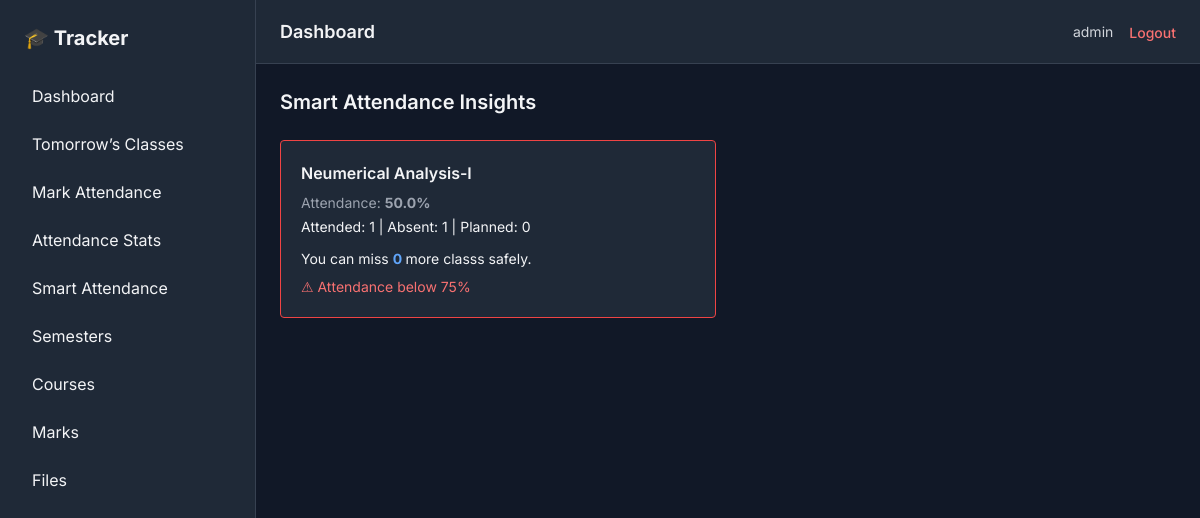
Page /attendance/smart/ (signed in) on the committed database.
### core/models.py (models this page shows, shortened)
class User(AbstractUser):
    email = models.EmailField(unique=True)

class Course(models.Model):
    user = models.ForeignKey(
        settings.AUTH_USER_MODEL,
        on_delete = models.CASCADE,
        related_name = 'courses'
    )
    semester = models.ForeignKey(
        Semester,
        on_delete = models.CASCADE,
        related_name = 'courses'
    )
    name = models.CharField(max_length=150)
    course_code = models.CharField(max_length=50)
    teacher_name = models.CharField(max_length=150)
    total_class_planned = models.PositiveIntegerField(default=20)
    created_at = models.DateTimeField(auto_now_add=True)
    class Meta:
        ordering = ['course_code']

### core/views.py (the view)
@login_required
def smart_attendance(request):
    courses = Course.objects.filter(user=request.user)
    data = []
    for course in courses:
        summary = attendance_summary(course)
        missable = missable_classes(course)
        data.append({
            'course': course,
            'summary': summary,
            'missable': missable,
            'warning': summary['percentage'] < 75
        })
    return render(request, 'attendance/smart.html', {'data': data})

### core/utils.py (called while the page is built)
def attendance_summary(course):
    session = ClassSession.objects.filter(course=course)
    attended = session.filter(status='completed').count()
    absent = session.filter(status='absent').count()
    ignored = session.filter(status__in=['cancelled', 'no_attendance']).count()
    planned = session.filter(status='planned').count()
    total_effective = attended + planned + absent
    percentage =(
        (attended / total_effective) * 100
        if total_effective > 0 else 0
    )
    return {
        'attended': attended,
        'planned': planned,
        'ignored': ignored,
        'absent': absent,
        'percentage': round(percentage, 2),
        'total_effective': total_effective
    }

def missable_classes(course, threshold=75):
    summary = attendance_summary(course)
    attended = summary['attended']
    planned = summary['planned']
    missable = 0
    for miss in range(planned+1):
        possible_total = attended + (planned - miss)
        if possible_total == 0:
            continue
        percentage = (attended/possible_total)*100
        if percentage >= threshold:
            missable =  miss
        else:
            break
    return missable

### templates/attendance/smart.html
{% extends 'base/base.html' %}
{% block content %}
<h2 class="text-xl font-semibold mb-6">Smart Attendance Insights</h2>
<div class="grid md:grid-cols-2 gap-6">
    {% for item in data %}
        <div class="bg-gray-800 p-5 rounded border
            {% if item.warning %}
                border-red-500
            {% else %}
                border-gray-700
            {% endif %}
        ">
            <h3 class="font-semibold mb-2">
                {{ item.course.name }}
            </h3>
            <p class="text-sm text-gray-400">
                Attendance: <strong>{{ item.summary.percentage }}%</strong>
            </p>
            <p class="text-sm mt-1">
                Attended: {{ item.summary.attended }}
                | Absent: {{ item.summary.absent }}
                | Planned: {{ item.summary.planned }}
            </p>
            <p class="mt-3 text-sm">
                You can miss
                <strong class="text-blue-400">
                    {{ item.missable }}
                </strong>
                more class{{ item.missable|pluralize }}
                safely.
            </p>
            {% if item.warning %}
                <p class="mt-2 text-sm text-red-400">
                    ⚠ Attendance below 75%
                </p>
            {% endif %}
        </div>
    {% endfor %}
</div>
{% endblock %}

### templates/base/navbar.html (shortened to what this page needs)
<header class="h-16 bg-gray-800 border-b border-gray-700 flex items-center justify-between px-6">
    <h1 class="text-lg font-semibold">Dashboard</h1>
    <div class="flex items-center gap-4">
        <span class="text-sm text-gray-300">
            {{ request.user.username }}
        </span>
        <form method="post" action="{% url 'logout' %}">
            <button type="submit"
                class="text-red-400 hover:text-red-300 text-sm font-medium">
                Logout
            </button>
        </form>
    </div>
</header>

### templates/base/base.html (style rules this page uses)
body { font-family: 'Inter', sans-serif; }

### rows in the picture
User: user.username "admin"
Course: course.name "Neumerical Analysis-I", summary.percentage "50.0", summary.attended "1", summary.absent "1", summary.planned "0", missable "0"
